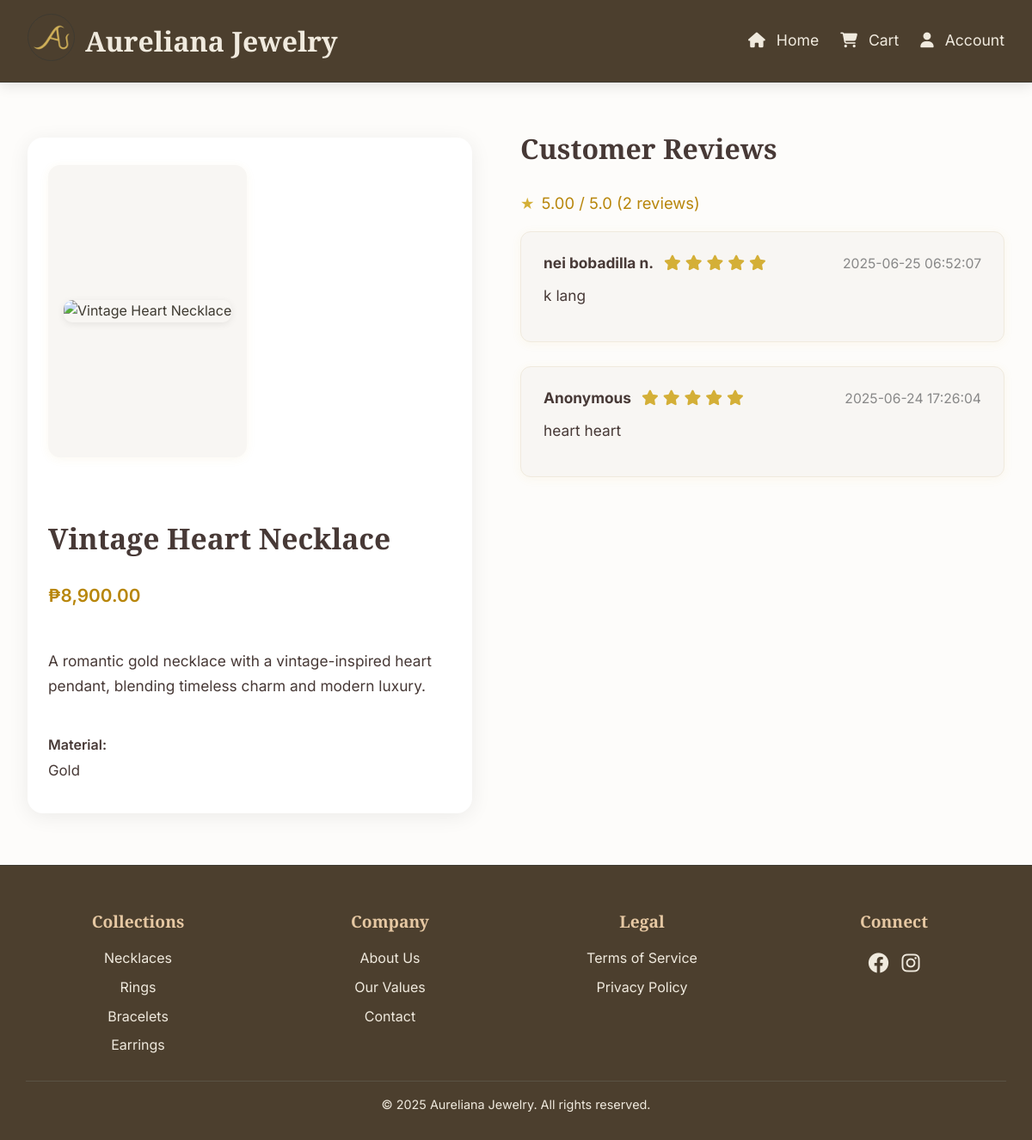
Screenshot of /product/NG003 with the database file from the repository.
### tables this page shows
CREATE TABLE reviews (
                review_id INTEGER PRIMARY KEY AUTOINCREMENT,
                user_id INTEGER,
                product_name TEXT,
                rating INTEGER,
                comment TEXT,
                created_at DATETIME DEFAULT CURRENT_TIMESTAMP, anonymous INTEGER DEFAULT 0,
                FOREIGN KEY (user_id) REFERENCES clients(client_ID)
            );

### app.py (the view)
@app.route('/product/<product_code>')
def product_detail(product_code):
    with db_transaction() as conn:
        conn.row_factory = sqlite3.Row
        c = conn.cursor()
        c.execute('SELECT * FROM inventory WHERE product_code = ?', (product_code,))
        product = c.fetchone()
        if not product:
            abort(404)
        c.execute('''SELECT r.rating, r.comment, r.created_at, r.anonymous, r.user_id, c.full_name
                     FROM reviews r JOIN clients c ON r.user_id = c.client_ID
                     WHERE r.product_name = ? ORDER BY r.created_at DESC''', (product['name'],))
        reviews = []
        for row in c.fetchall():
            if row['anonymous']:
                first_letter = row['full_name'][0].upper() if row['full_name'] else 'A'
                user_hash = hashlib.sha256(str(row['user_id']).encode()).hexdigest()[:6]
                user_name = f"{first_letter}-{user_hash}"
            else:
                user_name = f"{row['full_name']} {row['full_name'][0]}."
            reviews.append({
                'rating': row['rating'],
                'comment': row['comment'],
                'created_at': row['created_at'],
                'anonymous': row['anonymous'],
                'user_name': user_name
            })
    return render_template(f'Product page/{product["category"]}/{product_code}.html', product=product, reviews=reviews)

### app.py (called while the page is built, shortened)
def get_db_connection():
    conn = sqlite3.connect('aureliana.db', timeout=60, check_same_thread=False)
    conn.execute('PRAGMA journal_mode=WAL')
    conn.execute('PRAGMA synchronous=NORMAL')
    conn.execute('PRAGMA cache_size=10000')
    conn.execute('PRAGMA temp_store=MEMORY')
    conn.execute('PRAGMA busy_timeout=30000')
    return conn

@contextmanager
def db_transaction():
    conn = None
    try:
        with db_lock:
            conn = get_db_connection()
            yield conn
            conn.commit()
    finally:
        if conn:
            try:
                conn.close()
            except:
                pass

### templates/Product page/Necklace/NG003.html (shortened to what this page needs)
{% extends 'base.html' %}
{% block content %}
<div class="product-review-flex">
  <section class="about-section about-product-wrapper">
    <div class="zoom-container">
      <img src="{{ url_for('static', filename='Necklace/NG003.png') }}" alt="Vintage Heart Necklace" />
    </div>
    <div class="right">
      <h1 class="title">Vintage Heart Necklace</h1>
      <div class="price">₱8,900.00</div>
      <p class="description">
        A romantic gold necklace with a vintage-inspired heart pendant, blending timeless charm and modern luxury.
      </p>
      <div class="product-details">
        <label>Material:</label>
        <div class="static-label">Gold</div>
      </div>
    </div>
  </section>
  <section class="reviews-section" id="reviews">
    <div class="reviews-container">
      <h2>Customer Reviews</h2>
      {% if reviews %}
        <div class="average-rating">
          {% set avg = (reviews|map(attribute='rating')|sum / reviews|length) %}
          <span style="color:#d4af37;">&#9733;</span> {{ '%.2f'|format(avg) }} / 5.0 ({{ reviews|length }} review{{ 's' if reviews|length > 1 else '' }})
        </div>
      {% endif %}
      {% for review in reviews %}
      <div class="review">
        <div class="review-header">
          <div class="reviewer-info">
            <span class="reviewer-name">{{ review.anonymous and 'Anonymous' or review.user_name }}</span>
            <div class="rating">
              {% for i in range(1, 6) %}
                <i class="fas fa-star{% if i > review.rating %}-o{% endif %}"></i>
              {% endfor %}
            </div>
          </div>
          <span class="review-date">
            {% if review.created_at.strftime is defined %}
              {{ review.created_at.strftime('%b %d, %Y %I:%M %p') }}
            {% else %}
              {{ review.created_at }}
            {% endif %}
          </span>
        </div>
        <p class="review-text">{{ review.comment }}</p>
      </div>
      {% else %}
      <p style="color:#888;">No reviews yet. Be the first to review this product!</p>
      {% endfor %}
    </div>
  </section>
</div>
{% endblock %}

### static/css/base.css (style rules this page uses)
html { box-sizing: border-box; background-color: #4c3f2e; }
*, *::before, *::after { box-sizing: inherit; }
body { font-family: 'Inter', sans-serif; color: #3e3a31; background-color: #fdfcfa; line-height: 1.6; margin: 0; display: flex; flex-direction: column; min-height: 100vh; font-size: 16px; }
.about-section { max-width: 1100px; margin: 40px auto 60px auto; padding: 32px 24px 32px 24px; background: #fff; border-radius: 18px; box-shadow: 0 4px 24px rgba(0,0,0,0.07); display: flex; flex-direction: column; gap: 2.5rem; }
.about-product-wrapper { display: flex; gap: 2.5rem; align-items: flex-start; flex-wrap: wrap; }
.zoom-container { flex: 0 0 340px; max-width: 340px; background: #f8f6f3; border-radius: 14px; box-shadow: 0 2px 12px rgba(212,175,55,0.07); padding: 18px; display: flex; align-items: center; justify-content: center; }
.zoom-container img { width: 100%; height: auto; border-radius: 10px; object-fit: contain; box-shadow: 0 2px 8px rgba(0,0,0,0.08); }
.right { flex: 1 1 0; min-width: 260px; display: flex; flex-direction: column; gap: 1.2rem; }
.title { font-family: 'Playfair Display', serif; font-size: 2.1rem; color: #473936; margin-bottom: 0.2rem; }
.price { color: #b8860b; font-size: 1.3rem; font-weight: 600; margin-bottom: 0.5rem; }
.description { color: #473936; font-size: 1.08rem; line-height: 1.7; margin-bottom: 0.7rem; }
.product-details label { font-weight: 600; color: #473936; margin-top: 0.7rem; margin-bottom: 0.2rem; display: block; }
.static-label { color: #473936; font-size: 1.05rem; margin-bottom: 0.3rem; }
.reviews-section { margin-top: 28px; padding: 18px 0 0 0; border-top: 1px solid #eaeaea; background: none; }
.reviews-section h2 { font-family: 'Playfair Display', serif; font-size: 2rem; margin-bottom: 24px; color: #473936; text-align: left; }
.reviews-container { max-width: 800px; margin: 0 auto; }
.average-rating { font-size: 1.15rem; margin-bottom: 18px; color: #b8860b; display: flex; align-items: center; gap: 8px; }
.review { padding: 22px 26px; margin-bottom: 28px; background-color: #f8f6f3; border-radius: 12px; box-shadow: 0 2px 12px rgba(212,175,55,0.07); border: 1.5px solid #f0eade; }
.review-header { display: flex; justify-content: space-between; align-items: center; margin-bottom: 10px; }
.reviewer-info { display: flex; align-items: center; gap: 12px; }
.reviewer-name { font-weight: bold; color: #473936; font-size: 1.08rem; }
.rating { color: #d4af37; font-size: 1.1rem; }
.review-date { color: #888; font-size: 0.98rem; }
.review-text { color: #473936; line-height: 1.6; font-size: 1.08rem; margin-top: 6px; }

### templates/Product page/Necklace/NG003.html (style rules this page uses)
.product-review-flex { display: flex; gap: 3.5rem; align-items: flex-start; justify-content: center; max-width: 1400px; margin: 0 auto; }
.product-review-flex .about-product-wrapper { flex: 1 1 0; max-width: 520px; }
.product-review-flex .reviews-section { flex: 1.2 1 0; margin-top: 0; padding-top: 0; border-top: none; }

### rows the page displays
reviews: anonymous "nei bobadilla n.", rating 5 (drawn), created_at "2025-06-25 06:52:07", comment "k lang"
reviews: anonymous "Anonymous", rating 5 (drawn), created_at "2025-06-24 17:26:04", comment "heart heart"

### other values shown
{{ '%.2f'|format(avg) }} "5.00"
{{ reviews|length }} "2"
{{ 's' if reviews|length > 1 else '' }} "s"
